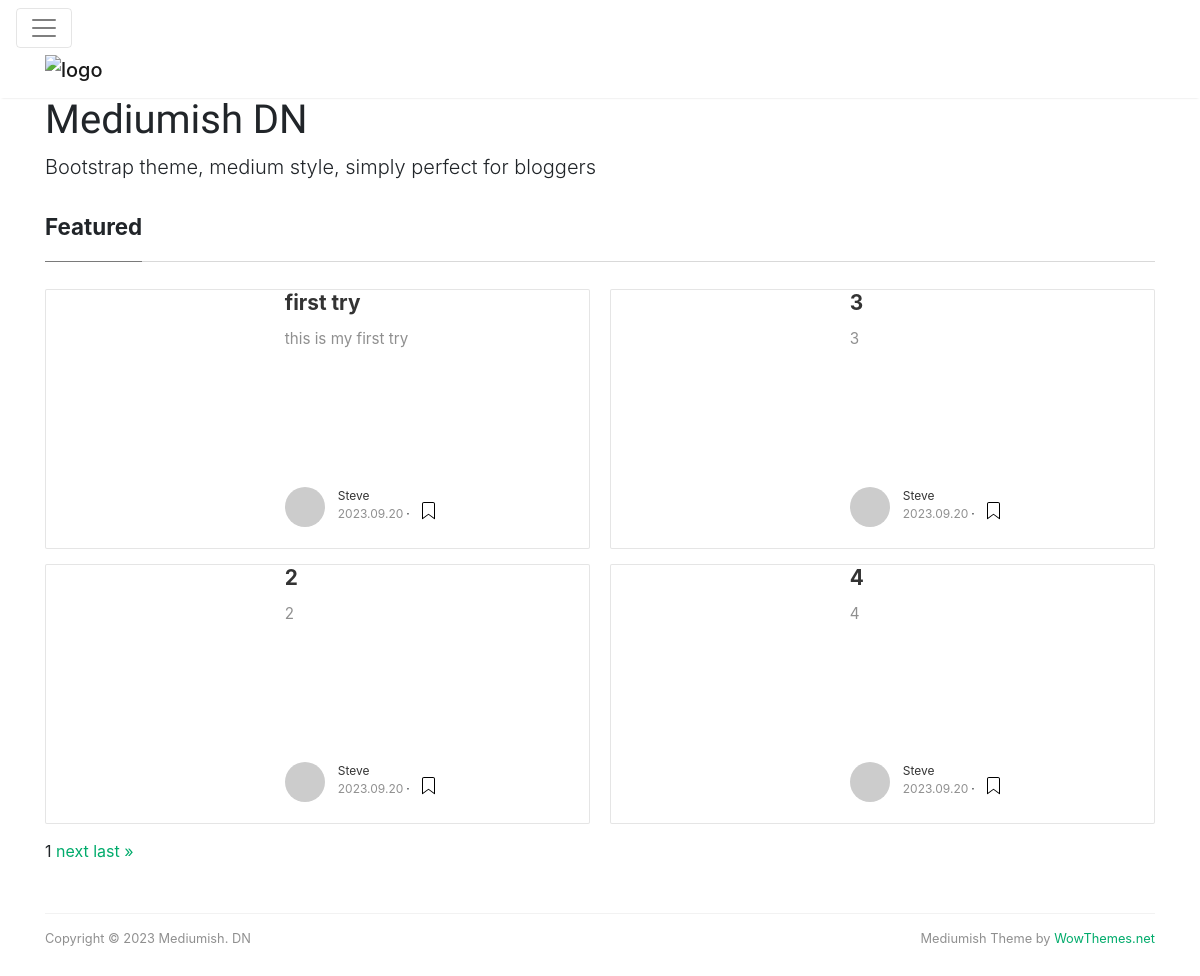
The page / on the database its author committed.
### myapp/models.py (models this page shows)
class Post(models.Model):
    title = models.CharField(max_length=255)
    content = models.TextField()
    date = today.strftime('%Y.%m.%d')

### myapp/views.py (the view)
# urls.py: 2. Add a URL to urlpatterns:  path('', views.home, name='home')
def home(request):
    all_posts = Post.objects.all()
    paginator = Paginator(all_posts, per_page=4)
    page = request.GET.get('page')
    all_posts = paginator.get_page(page)
    return render(request, 'home.html', {'recent_posts': all_posts})

### myapp/templates/home.html (shortened to what this page needs)
{% extends 'base.html' %}
{% block content %}
	<section class="featured-posts">
	<div class="section-title">
		<h2><span>Featured</span></h2>
	</div>
	<div class="card-columns listfeaturedtag">
        {% for post in recent_posts %}
		<div class="card">
			<div class="row">
				<div class="col-md-5 wrapthumbnail">
					<a href="post.html">
						<div class="thumbnail" style="background-image:url(https://media.wired.com/photos/598e35fb99d76447c4eb1f28/master/pass/phonepicutres-TA.jpg);">
						</div>
					</a>
				</div>
				<div class="col-md-7">
					<div class="card-block">
						<h2 class="card-title"><a href="{% url 'myapp:detail' %}">{{ post.title }}</a></h2>
						<h4 class="card-text">{{ post.content|truncatewords:20 }}</h4>
						<div class="metafooter">
							<div class="wrapfooter">
								<span class="meta-footer-thumb">
								<a href="author.html"><img class="author-thumb" src="https://www.gravatar.com/avatar/e56154546cf4be74e393c62d1ae9f9d4?s=250&amp;d=mm&amp;r=x" alt="Sal"></a>
								</span>
								<span class="author-meta">
								<span class="post-name"><a href="author.html">Steve</a></span><br/>
								<span class="post-date">{{ post.date }}</span><span class="dot"></span>
								</span>
								<span class="post-read-more"><a href="post.html" title="Read Story"></a></span>
							</div>
						</div>
					</div>
				</div>
			</div>
		</div>
        {% endfor %}
	</div>
		<div class="pagination">
			<span class="step-links">
				<span class="current-page">{{ recent_posts.number }}</span>
				{% if recent_posts.has_next %}
					<a href="?page={{ recent_posts.next_page_number }}">next</a>
					<a href="?page={{ recent_posts.paginator.num_pages }}">last &raquo;</a>
				{% endif %}
			</span>
		</div>
	</section>
{% endblock %}

### myapp/templates/base.html (style rules this page uses)
body { padding-top:5rem; }
a { color:#00ab6b; }
a,a:hover { transition:all 0.2s; }
section { margin-bottom:20px; }
.section-title h2 { border-bottom:1px solid rgba(0,0,0,.15); margin-bottom:25px; font-weight:700; font-size:1.4rem; margin-bottom:27px; }
.section-title span { border-bottom:1px solid rgba(0,0,0,.44); display:inline-block; padding-bottom:20px; margin-bottom:-1px; }
@media (min-width:576px) { .card-columns.listfeaturedtag { -webkit-column-count:2; -moz-column-count:2; column-count:2; } }
.card-columns .card { margin-bottom:20px; }
.listfeaturedtag .wrapthumbnail { height:258px; flex:0 0 auto; }
.listfeaturedtag .card { border:1px solid rgba(0,0,0,.1); border-radius:2px; height:260px; padding-left:0; margin-bottom:15px; }
.listfeaturedtag .thumbnail { background-size:cover; height:100%; display:block; background-position:38% 22% !important; background-origin:border-box!important; border-top-left-radius:2px; }
.listfeaturedtag .card-block { padding-left:0; }
.listfeaturedtag h2.card-title,.listrecent h2.card-title { font-size:1.3rem; font-weight:700; line-height: 1.25; }
.listfeaturedtag h2.card-title a,.listrecent h2.card-title a { color:rgba(0,0,0,.8); }
.listfeaturedtag h4.card-text,.listrecent h4.card-text { color:rgba(0,0,0,.44); font-size:0.95rem; line-height:1.4; font-weight:400; }
.listfeaturedtag .wrapfooter { position:absolute; bottom:20px; font-size:12px; display:block; width:85%; }
.author-thumb { width:40px; height:40px; float:left; margin-right:13px; border-radius:100%; }
.author-meta { flex:1 1 auto; white-space:nowrap!important; text-overflow:ellipsis!important; overflow:hidden!important; }
span.post-name,span.post-date,span.author-meta { display:inline-block; }
span.post-date,span.post-read { color:rgba(0,0,0,.44); }
span.post-read-more { align-items:center; display:inline-block; margin-top:8px; }
span.post-read-more a { color:rgba(0,0,0,.44); }
span.post-name a,span.post-read-more a:hover { color:rgba(0,0,0,.8); }
.dot:after { content:"·"; margin-left:3px; margin-right:3px; }
.card { border-radius:4px; }

### rows shown on the page
Post: title "first try", content "this is my first try", date "2023.09.20"
Post: title "2", content "2", date "2023.09.20"
Post: title "3", content "3", date "2023.09.20"
Post: title "4", content "4", date "2023.09.20"

### other values the page prints
{{ recent_posts.number }} "1"
